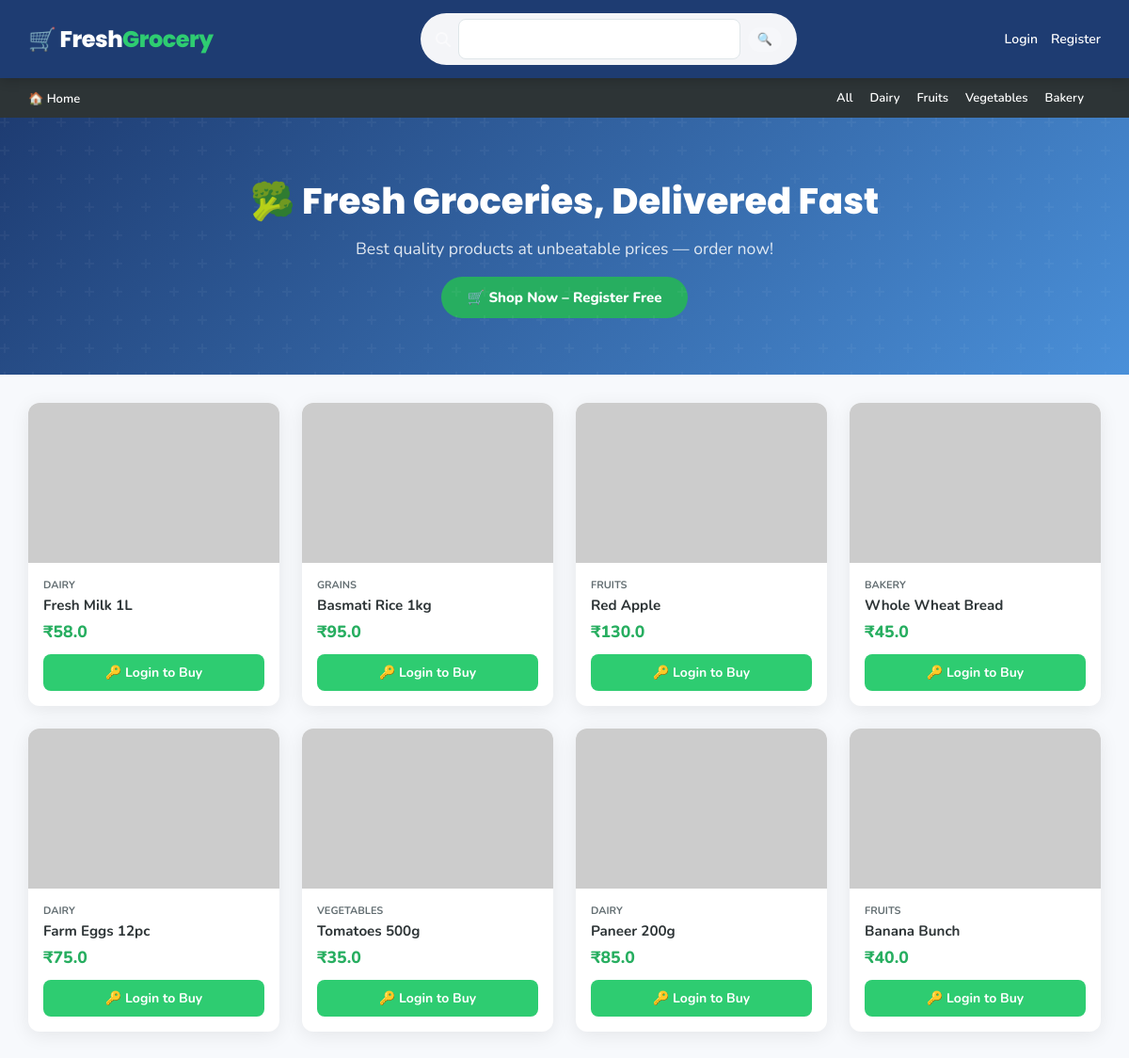
The page / on the database its author committed.
### app.py (models this page shows)
class Product(db.Model):
    __tablename__ = 'products'
    id       = db.Column(db.Integer, primary_key=True)
    name     = db.Column(db.String(100))
    price    = db.Column(db.Float)
    category = db.Column(db.String(50))
    image    = db.Column(db.String(255))
    stock    = db.Column(db.Integer, default=100)

### app.py (the view)
@app.route('/')
def home():
    products  = Product.query.all()
    has_order = False
    if session.get('user_id'):
        has_order = bool(Order.query.filter_by(user_id=session['user_id']).first())
    return render_template('home.html', products=products, has_order=has_order)

### app.py (called while the page is built)
@app.context_processor
def inject_user():
    user = None
    if session.get('user_id'):
        user = User.query.get(session['user_id'])
    return dict(user=user)

### templates/home.html (shortened to what this page needs)
<!DOCTYPE html>
<html lang="en">
<head>
<link rel="stylesheet" href="{{ url_for('static', filename='css/style.css') }}">
<link rel="stylesheet" href="https://cdnjs.cloudflare.com/ajax/libs/font-awesome/6.5.0/css/all.min.css">
</head>
<body>
<nav class="navbar">
  <div class="navbar-brand">🛒 Fresh<span>Grocery</span></div>
  <form class="navbar-search" action="/search" method="GET">
    <i class="fa fa-search" style="color:rgba(255,255,255,.5);"></i>
    <input type="text" name="q" placeholder="Search products..." value="{{ search_query or '' }}" autocomplete="off">
    <button type="submit" style="background:rgba(255,255,255,.2);border:none;color:white;padding:4px 10px;border-radius:15px;cursor:pointer;font-size:13px;font-weight:700;font-family:Nunito,sans-serif;">🔍</button>
  </form>
  <div class="nav-right">
    {% if user %}
      <span style="font-weight:700;">👤 {{ user.name }}</span>
      <a href="/orders">My Orders</a>
      <a href="#" onclick="openCart()" class="btn-cart">
        <i class="fa fa-shopping-cart"></i> Cart
      </a>
      <a href="/logout">Logout</a>
    {% else %}
      <a href="/login">Login</a>
      <a href="/register">Register</a>
    {% endif %}
  </div>
</nav>
<div class="categories">
  <div class="left-menu">
    <a href="/">🏠 Home</a>
  </div>
  <div class="right-menu">
    <a href="/">All</a>
    <a href="/search?q=Dairy">Dairy</a>
    <a href="/search?q=Fruits">Fruits</a>
    <a href="/search?q=Vegetables">Vegetables</a>
    <a href="/search?q=Bakery">Bakery</a>
  </div>
</div>
<div class="banner">
  <h1>🥦 Fresh Groceries, Delivered Fast</h1>
  <p>Best quality products at unbeatable prices — order now!</p>
  {% if not user %}
  <a href="/register" style="display:inline-block;margin-top:18px;padding:12px 28px;
     background:#27ae60;color:white;border-radius:30px;font-weight:800;font-size:15px;
     text-decoration:none;">🛒 Shop Now – Register Free</a>
  {% endif %}
</div>
<div class="products">
  {% for p in products %}
  <div class="card {% if p.stock == 0 %}oos{% endif %}">
    <img src="{{ url_for('static', filename='images/' + (p.image if p.image else 'default.png')) }}"
         alt="{{ p.name }}"
         onerror="this.src='https://via.placeholder.com/300x170/e8f5e9/27ae60?text=🥬'">
    <div class="card-body">
      <div style="font-size:11px;color:#636e72;font-weight:700;text-transform:uppercase;margin-bottom:4px;">
        {{ p.category or 'General' }}
      </div>
      <h3>{{ p.name }}</h3>
      <div class="price">₹{{ p.price }}</div>
      {% if user %}
        {% if p.stock > 0 %}
          <button onclick="addToCart({{ p.id }})">🛒 Add to Cart</button>
        {% else %}
          <button disabled style="background:#b2bec3;cursor:not-allowed;">Out of Stock</button>
        {% endif %}
      {% else %}
        <a href="/login"><button>🔑 Login to Buy</button></a>
      {% endif %}
    </div>
  </div>
  {% endfor %}
</div>
</body>
</html>

### static/css/style.css (style rules this page uses)
:root { --green: #2ecc71; --green-dark: #27ae60; --red: #e74c3c; --navy: #1e3c72; --navy-light: #2a5298; --orange: #f39c12; --bg: #f7f9fc; --white: #ffffff; --text: #2d3436; --muted: #636e72; --border: #dfe6e9; --shadow: 0 4px 20px rgba(0,0,0,.08); --shadow-md: 0 8px 30px rgba(0,0,0,.12); --radius: 12px; --radius-sm: 8px; }
* { box-sizing: border-box; margin: 0; padding: 0; }
body { font-family: 'Nunito', sans-serif; background: var(--bg); color: var(--text); min-height: 100vh; }
a { text-decoration: none; color: inherit; }
img { max-width: 100%; display: block; }
.navbar { display: flex; justify-content: space-between; align-items: center; padding: 14px 30px; background: var(--navy); color: var(--white); position: sticky; top: 0; z-index: 900; box-shadow: 0 2px 12px rgba(0,0,0,.2); }
.navbar-brand { font-size: 1.5rem; font-weight: 800; font-family: 'Poppins', sans-serif; letter-spacing: -.5px; }
.navbar-brand span { color: var(--green); }
.navbar-search { display: flex; align-items: center; background: rgba(255,255,255,.95); border-radius: 30px; padding: 6px 16px; gap: 8px; flex: 1; max-width: 400px; margin: 0 30px; }
.navbar-search input { color: #2d3436 !important; background: transparent; border: none; outline: none; color: white; font-size: 14px; width: 100%; font-family: 'Nunito', sans-serif; }
.navbar-search input::placeholder { color: rgba(255,255,255,.5); }
.nav-right { display: flex; align-items: center; gap: 14px; }
.nav-right a { color: var(--white); font-weight: 600; font-size: 14px; transition: opacity .2s; }
.categories { display: flex; justify-content: space-between; align-items: center; background: #2d3436; padding: 10px 30px; }
.categories a { color: white; font-size: 13px; font-weight: 600; margin-right: 18px; transition: color .2s; }
.right-menu { display: flex; align-items: center; }
.banner { background: linear-gradient(135deg, var(--navy) 0%, #4a90d9 100%); color: white; padding: 60px 30px; text-align: center; position: relative; overflow: hidden; }
.banner::before { content: ''; position: absolute; inset: 0; }
.banner h1 { font-size: 2.4rem; font-weight: 800; font-family: 'Poppins', sans-serif; position: relative; }
.banner p { margin-top: 10px; font-size: 1.1rem; opacity: .85; position: relative; }
.products { display: grid; grid-template-columns: repeat(auto-fill, minmax(220px, 1fr)); gap: 24px; padding: 30px; }
.card { background: var(--white); border-radius: var(--radius); overflow: hidden; box-shadow: var(--shadow); transition: transform .25s, box-shadow .25s; }
.card img { width: 100%; height: 170px; object-fit: cover; }
.card-body { padding: 16px; }
.card-body h3 { font-size: .95rem; font-weight: 700; margin-bottom: 6px; }
.price { font-size: 1.1rem; font-weight: 800; color: var(--green-dark); }
.card-body button { margin-top: 12px; background: var(--green); color: white; border: none; padding: 10px; width: 100%; border-radius: var(--radius-sm); cursor: pointer; font-size: 14px; font-weight: 700; font-family: 'Nunito', sans-serif; transition: background .2s; }
input[type="text"], input[type="email"], input[type="password"], input[type="number"], input[type="tel"], select, textarea { width: 100%; padding: 11px 14px; border: 1.5px solid var(--border); border-radius: var(--radius-sm); font-size: 14px; font-family: 'Nunito', sans-serif; transition: border-color .2s; outline: none; background: white; }

### rows shown on the page
Product: category "DAIRY", name "Fresh Milk 1L", price "58.0"
Product: category "GRAINS", name "Basmati Rice 1kg", price "95.0"
Product: category "FRUITS", name "Red Apple", price "130.0"
Product: category "BAKERY", name "Whole Wheat Bread", price "45.0"
Product: category "DAIRY", name "Farm Eggs 12pc", price "75.0"
Product: category "VEGETABLES", name "Tomatoes 500g", price "35.0"
Product: category "DAIRY", name "Paneer 200g", price "85.0"
Product: category "FRUITS", name "Banana Bunch", price "40.0"
